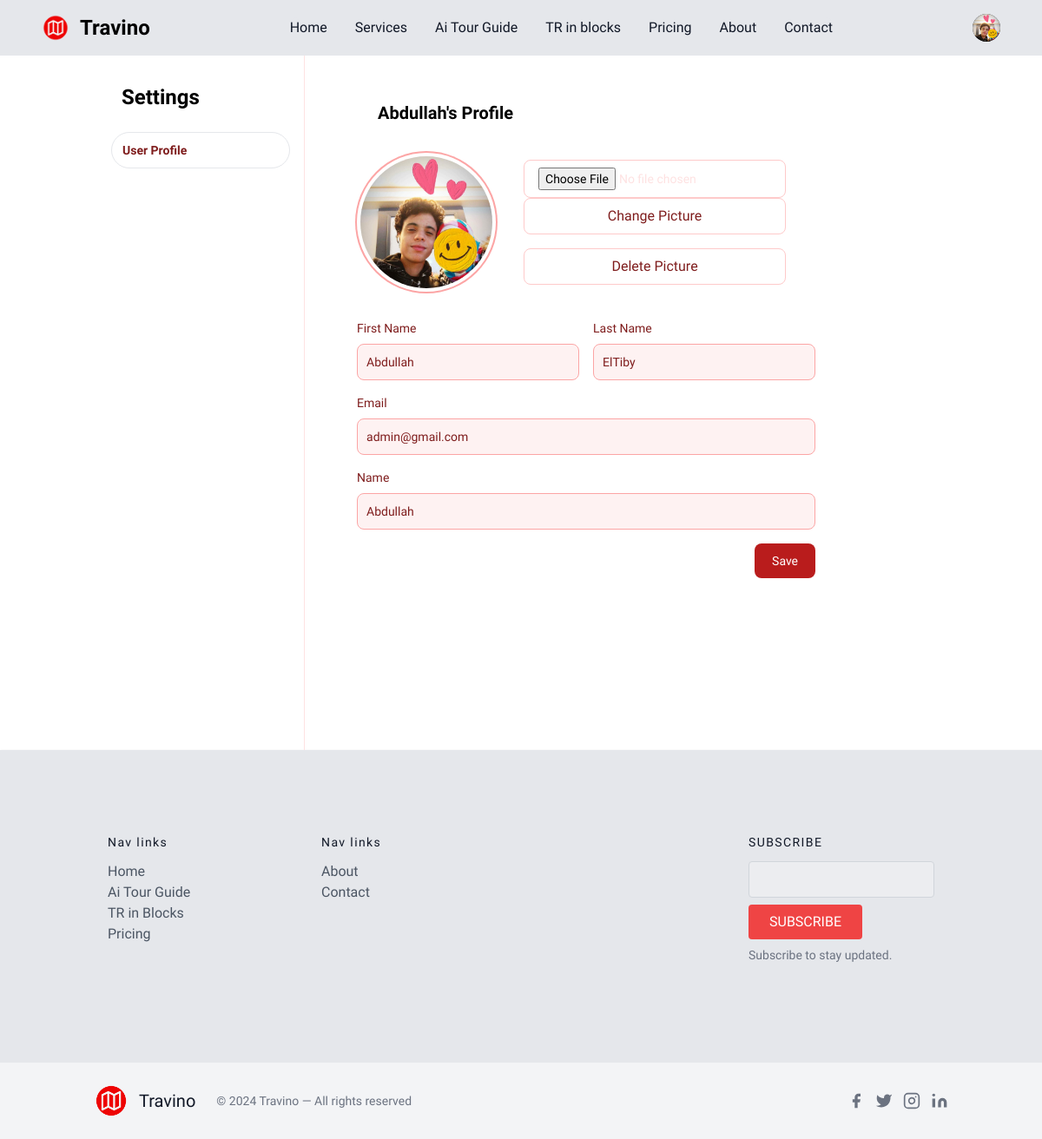
/settings/ (signed in), run on the app's committed database.
### app/models.py (models this page shows, shortened)
class CustomUser(AbstractUser):
    name = models.CharField(max_length=100, blank=True)
    image = models.ImageField(upload_to='profile_pics', default='profile_pics/default.png')
    email = models.EmailField(unique=True)
    password = models.CharField(max_length=128, default='defaultpassword')

### app/views.py (the view, shortened to what this page needs)
# urls.py: path('settings/', views.settings, name='settings'),
@login_required(login_url='login')
def settings(request):
    user = request.user
    return render(request, 'settings_page.html')

### templates/settings_page.html (shortened to what this page needs)
{% extends "base.html" %}
{% block maincontent %}
<div class="bg-white w-full flex flex-col md:flex-row gap-5 px-3 md:px-16 lg:px-28 text-[#161931]">
    <aside class="hidden md:block md:w-1/3 lg:w-1/4 py-4 border-r border-red-100">
        <div class="sticky flex flex-col gap-2 p-4 text-sm top-12">
            <h2 class="pl-3 mb-4 text-2xl font-semibold">Settings</h2>
            <a href="#" class="flex items-center px-3 py-2.5 font-bold bg-white text-red-900 border rounded-full">
                User Profile
            </a>
        </div>
    </aside>
    <main class="w-full min-h-screen py-1 md:w-2/3 lg:w-3/4">
        <div class="p-2 md:p-4">
            <div class="w-full px-6 pb-8 mt-8 sm:max-w-xl sm:rounded-lg">
                <h2 class="pl-6 text-2xl font-bold sm:text-xl">{{ user.name }}'s Profile</h2>
                <div class="grid max-w-2xl mx-auto mt-8">
                    <div class="flex flex-col items-center space-y-5 sm:flex-row sm:space-y-0">
                        <img class="object-cover w-32 h-32 sm:w-40 sm:h-40 p-1 rounded-full ring-2 ring-red-300"
                            src="{{ user.image.url }}" alt="Bordered avatar">
                        <div class="flex flex-col space-y-4 sm:ml-8">
                            <form action="{% url 'change_profile_picture' %}" method="post" enctype="multipart/form-data">
                                <input type="file" name="new_image" accept="image/*"
                                    class="block w-full py-2 px-4 text-sm font-medium text-red-100 bg-[#202142] rounded-lg border border-red-200">
                                <button type="submit"
                                    class="block w-full py-2 px-4 text-base font-medium text-red-900 bg-white rounded-lg border border-red-200 hover:bg-red-100">
                                    Change Picture
                                </button>
                            </form>
                            <form action="{% url 'delete_profile_picture' %}" method="post">
                                <button type="submit"
                                    class="block w-full py-2 px-4 text-base font-medium text-red-900 bg-white rounded-lg border border-red-200 hover:bg-red-100">
                                    Delete Picture
                                </button>
                            </form>
                        </div>
                    </div>
                    <form method="POST" enctype="multipart/form-data" class="mt-8">
                        <div class="space-y-4 text-[#202142]">
                            <div class="flex flex-col sm:flex-row sm:space-x-4">
                                <div class="w-full">
                                    <label for="first_name"
                                        class="block mb-2 text-sm font-medium text-red-900">First Name</label>
                                    <input type="text" id="first_name" name="first_name"
                                        class="bg-red-50 border border-red-300 text-red-900 text-sm rounded-lg w-full p-2.5"
                                        placeholder="Your first name" value="{{ user.first_name }}" required>
                                </div>
                                <div class="w-full">
                                    <label for="last_name"
                                        class="block mb-2 text-sm font-medium text-red-900">Last Name</label>
                                    <input type="text" id="last_name" name="last_name"
                                        class="bg-red-50 border border-red-300 text-red-900 text-sm rounded-lg w-full p-2.5"
                                        placeholder="Your last name" value="{{ user.last_name }}" required>
                                </div>
                            </div>
                            <div>
                                <label for="email" class="block mb-2 text-sm font-medium text-red-900">Email</label>
                                <input type="email" id="email" name="email"
                                    class="bg-red-50 border border-red-300 text-red-900 text-sm rounded-lg w-full p-2.5"
                                    placeholder="your.email@mail.com" value="{{ user.email }}" required>
                            </div>
                            <div>
                                <label for="name" class="block mb-2 text-sm font-medium text-red-900">Name</label>
                                <input type="text" id="name" name="name"
                                    class="bg-red-50 border border-red-300 text-red-900 text-sm rounded-lg w-full p-2.5"
                                    placeholder="Your full name" value="{{ user.name }}">
                            </div>
                            <div class="flex justify-end">
                                <button type="submit"
                                    class="text-white bg-red-700 hover:bg-red-800 rounded-lg text-sm px-5 py-2.5">
                                    Save
                                </button>
                            </div>
                        </div>
                    </form>
                </div>
            </div>
        </div>
    </main>
</div>
{% endblock maincontent %}

### templates/base.html (shortened to what this page needs)
{% load static %}
<!DOCTYPE html>
<html lang="en">
<head>
    <link href="https://cdn.jsdelivr.net/npm/tailwindcss@2.2.19/dist/tailwind.min.css" rel="stylesheet">
	<link
    rel="stylesheet"
    href="https://cdnjs.cloudflare.com/ajax/libs/animate.css/4.1.1/animate.min.css"
  />
  <link href="https://unpkg.com/aos@2.3.1/dist/aos.css" rel="stylesheet">
</head>
<body>
<nav class="bg-gray-200 shadow shadow-gray-300 w-100 px-8 md:px-auto">
	<div class="max-w-screen-xl flex flex-wrap items-center justify-between mx-auto p-4 bg-gray-200">
	<a href="{% url "home" %}" class="flex items-center space-x-3 rtl:space-x-reverse">
		<img src="{% static 'app/icon png.png' %}" class="h-8" alt="Flowbite Logo" />
		<span class="self-center text-2xl font-semibold whitespace-nowrap dark:text-white">Travino</span>
	</a>
	<div class="flex items-center md:order-2 space-x-3 md:space-x-0 rtl:space-x-reverse bg-gray-200">
		<button type="button" class="flex text-sm bg-gray-800 rounded-full md:me-0 focus:ring-4 focus:ring-gray-300 dark:focus:ring-gray-600" id="user-menu-button" aria-expanded="false" data-dropdown-toggle="user-dropdown" data-dropdown-placement="bottom">
		  {% if user.is_authenticated %}
		  <img class="w-8 h-8 rounded-full" src="{{ MEDIA_URL }}{{ user.image.url }}" alt="">
		  {% else %}
		  <img class="w-8 h-8 rounded-full" src="{{ MEDIA_URL }}{% static "app/default.png" %}" alt="">
		  {% endif %}
		</button>
	</div>
	<div class="items-center justify-between hidden w-full md:flex md:w-auto md:order-1 bg-gray-200" id="navbar-user">
	  <ul class="flex flex-col font-medium p-4 md:p-0 mt-4 border border-gray-100 rounded-lg md:space-x-8 rtl:space-x-reverse md:flex-row md:mt-0 md:border-0 md:bg-gray-200 dark:bg-gray-800 md:dark:bg-gray-900 dark:border-gray-700">
		<li>
		  <a href="{% url "home" %}" class="block py-2 px-3 text-gray-900 {% block isactive %}{% endblock %}  rounded hover:bg-gray-100 md:hover:bg-transparent md:hover:text-red-700 md:p-0 dark:text-white md:dark:hover:text-blue-500 dark:hover:bg-gray-700 dark:hover:text-white md:dark:hover:bg-transparent dark:border-gray-700">Home</a>
		</li>
		<li class="relative group" id="home-menu">
			<a
			  class="block py-2 px-3 text-gray-900 rounded hover:bg-gray-100 md:hover:bg-transparent md:hover:text-red-700 md:p-0 dark:text-white md:dark:hover:text-blue-500 dark:hover:bg-gray-700 dark:hover:text-white md:dark:hover:bg-transparent dark:border-gray-700"
			>
			  Services
			</a>
		  </li>
		  <a href="{% url "aitg" %}" class="block py-2 px-3 text-gray-900 {% block isactivee %}{% endblock %}  rounded hover:bg-gray-100 md:hover:bg-transparent md:hover:text-red-700 md:p-0 dark:text-white md:dark:hover:text-blue-500 dark:hover:bg-gray-700 dark:hover:text-white md:dark:hover:bg-transparent dark:border-gray-700">Ai Tour Guide</a>
		<li>
		  <a href="{% url "tr_in_blocks" %}" class="block py-2 px-3 text-gray-900 {% block isactiveeeeee %}{% endblock %}  rounded hover:bg-gray-100 md:hover:bg-transparent md:hover:text-red-700 md:p-0 dark:text-white md:dark:hover:text-blue-500 dark:hover:bg-gray-700 dark:hover:text-white md:dark:hover:bg-transparent dark:border-gray-700">TR in blocks</a>
		</li>
		<li>
		  <a href="{% url "pricing" %}" class="block py-2 px-3 text-gray-900 {% block isactiveee %}{% endblock %} rounded hover:bg-gray-100 md:hover:bg-transparent md:hover:text-red-700 md:p-0 dark:text-white md:dark:hover:text-blue-500 dark:hover:bg-gray-700 dark:hover:text-white md:dark:hover:bg-transparent dark:border-gray-700">Pricing</a>
		</li>
		<li>
		  <a href="{% url "about" %}" class="block py-2 px-3 text-gray-900 {% block isactiveeee %}{% endblock %} rounded hover:bg-gray-100 md:hover:bg-transparent md:hover:text-red-700 md:p-0 dark:text-white md:dark:hover:text-blue-500 dark:hover:bg-gray-700 dark:hover:text-white md:dark:hover:bg-transparent dark:border-gray-700">About</a>
		</li>
		<li>
		  <a href="{% url "contact" %}" class="block py-2 px-3 text-gray-900 {% block isactiveeeee %}{% endblock %} rounded hover:bg-gray-100 md:hover:bg-transparent md:hover:text-red-700 md:p-0 dark:text-white md:dark:hover:text-blue-500 dark:hover:bg-gray-700 dark:hover:text-white md:dark:hover:bg-transparent dark:border-gray-700">Contact</a>
		</li>
	  </ul>
	</div>
	</div>
  </nav>
{% block maincontent %}
{% endblock maincontent %}
<footer class="bg-gray-200 shadow shadow-gray-300 text-gray-600 body-font hidden md:block">
    <div class="container px-5 py-24 mx-auto">
        <div class="flex flex-wrap md:text-left text-center order-first">
            <div class="lg:w-1/4 md:w-1/2 w-full px-4">
                <h2 class="title-font font-medium text-gray-900 tracking-widest text-sm mb-3">Nav links</h2>
                <nav class="list-none mb-10">
                    <li>
                        <a href="{% url 'home' %}" class="text-gray-600 hover:text-gray-800">Home</a>
                    </li>
                    <li>
                        <a href="{% url 'aitg' %}" class="text-gray-600 hover:text-gray-800">Ai Tour Guide</a>
                    </li>
                    <li>
                        <a href="{% url 'tr_in_blocks' %}" class="text-gray-600 hover:text-gray-800">TR in Blocks</a>
                    </li>
                    <li>
                        <a href="{% url 'pricing' %}" class="text-gray-600 hover:text-gray-800">Pricing</a>
                    </li>
                </nav>
            </div>
            <div class="lg:w-1/4 md:w-1/2 w-full px-4">
                <h2 class="title-font font-medium text-gray-900 tracking-widest text-sm mb-3">Nav links</h2>
                <nav class="list-none mb-10">
                    <li>
                        <a href="{% url 'about' %}" class="text-gray-600 hover:text-gray-800">About</a>
                    </li>
                    <li>
                        <a href="{% url 'contact' %}" class="text-gray-600 hover:text-gray-800">Contact</a>
                    </li>
                </nav>
            </div>
            <div class="lg:w-1/4 md:w-1/2 w-full px-4">
            </div>
            <div class="lg:w-1/4 md:w-1/2 w-full px-4">
                <h2 class="title-font font-medium text-gray-900 tracking-widest text-sm mb-3">SUBSCRIBE</h2>
                <div class="flex xl:flex-nowrap md:flex-nowrap lg:flex-wrap flex-wrap justify-center items-end md:justify-start">
                    <div class="relative w-40 sm:w-auto xl:mr-4 lg:mr-0 sm:mr-4 mr-2">
                        <input type="text" id="footer-field" name="footer-field"
                            class="w-full bg-gray-100 bg-opacity-50 rounded border border-gray-300 focus:bg-transparent focus:ring-2 focus:ring-red-200 focus:border-red-500 text-base outline-none text-gray-700 py-1 px-3 leading-8 transition-colors duration-200 ease-in-out"
                            spellcheck="false" data-ms-editor="true">
                    </div>
                    <button
                        class="lg:mt-2 xl:mt-0 flex-shrink-0 inline-flex text-white bg-red-500 border-0 py-2 px-6 focus:outline-none hover:bg-red-600 rounded">SUBSCRIBE</button>
                </div>
                <p class="text-gray-500 mt-2 text-sm text-center sm:text-left">Subscribe to stay updated.</p>
            </div>
        </div>
    </div>
	<div class="bg-gray-100">
		<div class="container px-5 py-6 mx-auto flex items-center sm:flex-row flex-col">
		  <a class="flex title-font font-medium items-center md:justify-start justify-center text-gray-900">
			  <img src="{% static 'app/icon png.png' %}" class="h-10 w-10">
			<span class="ml-3 text-xl">Travino</span>
		  </a>
		  <p class="text-sm text-gray-500 sm:ml-6 sm:mt-0 mt-4">© 2024 Travino  — All rights reserved
		  </p>
		  <span class="inline-flex sm:ml-auto sm:mt-0 mt-4 justify-center sm:justify-start">
			<a class="text-gray-500">
			  <svg fill="currentColor" stroke-linecap="round" stroke-linejoin="round" stroke-width="2" class="w-5 h-5" viewBox="0 0 24 24">
				<path d="M18 2h-3a5 5 0 00-5 5v3H7v4h3v8h4v-8h3l1-4h-4V7a1 1 0 011-1h3z"></path>
			  </svg>
			</a>
			<a class="ml-3 text-gray-500">
			  <svg fill="currentColor" stroke-linecap="round" stroke-linejoin="round" stroke-width="2" class="w-5 h-5" viewBox="0 0 24 24">
				<path d="M23 3a10.9 10.9 0 01-3.14 1.53 4.48 4.48 0 00-7.86 3v1A10.66 10.66 0 013 4s-4 9 5 13a11.64 11.64 0 01-7 2c9 5 20 0 20-11.5a4.5 4.5 0 00-.08-.83A7.72 7.72 0 0023 3z"></path>
			  </svg>
			</a>
			<a class="ml-3 text-gray-500">
			  <svg fill="none" stroke="currentColor" stroke-linecap="round" stroke-linejoin="round" stroke-width="2" class="w-5 h-5" viewBox="0 0 24 24">
				<rect width="20" height="20" x="2" y="2" rx="5" ry="5"></rect>
				<path d="M16 11.37A4 4 0 1112.63 8 4 4 0 0116 11.37zm1.5-4.87h.01"></path>
			  </svg>
			</a>
			<a class="ml-3 text-gray-500">
			  <svg fill="currentColor" stroke="currentColor" stroke-linecap="round" stroke-linejoin="round" stroke-width="0" class="w-5 h-5" viewBox="0 0 24 24">
				<path stroke="none" d="M16 8a6 6 0 016 6v7h-4v-7a2 2 0 00-2-2 2 2 0 00-2 2v7h-4v-7a6 6 0 016-6zM2 9h4v12H2z"></path>
				<circle cx="4" cy="4" r="2" stroke="none"></circle>
			  </svg>
			</a>
		  </span>
		</div>
	  </div>
</footer>
</body>
</html>

### templates/settings_page.html (style rules this page uses)
body { font-family: 'Plus Jakarta Sans', sans-serif; }

### data on the page
CustomUser: image (picture), name "Abdullah", first_name "Abdullah", last_name "ElTiby", email "admin@gmail.com"
